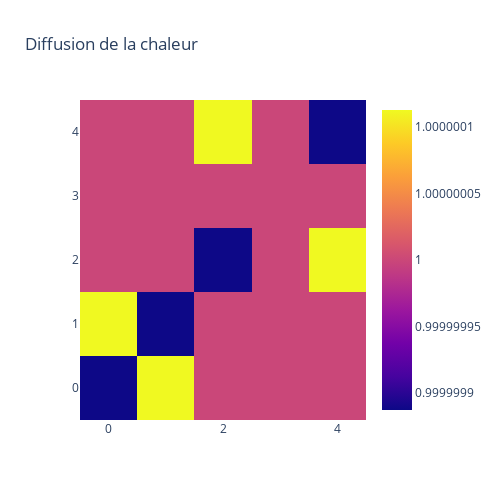

Source (notebook cell):
### Code cell
# Création de la figure
heatmap = go.Heatmap(z=heat_diffusion)

 # Création de la mise en page
layout = go.Layout(title='Diffusion de la chaleur',width=500, height=500)


# Création de la figure
fig = go.Figure(data=[heatmap], layout=layout)

# Affichage de la figure
fig.show()

### Figure 1 — Plotly figure (JSON) as saved in the notebook; plotly's stock layout.template omitted (floating-point values rounded to 4 significant figures)
{"data": [{"type": "heatmap", "z": [[1.0, 1.0, 1, 1, 1], [1.0, 1.0, 1, 1, 1], [1, 1, 1.0, 1.0, 1.0], [1, 1, 1.0, 1.0, 1], [1, 1, 1.0, 1, 1.0]]}], "layout": {"height": 500, "title": {"text": "Diffusion de la chaleur"}, "width": 500}}
